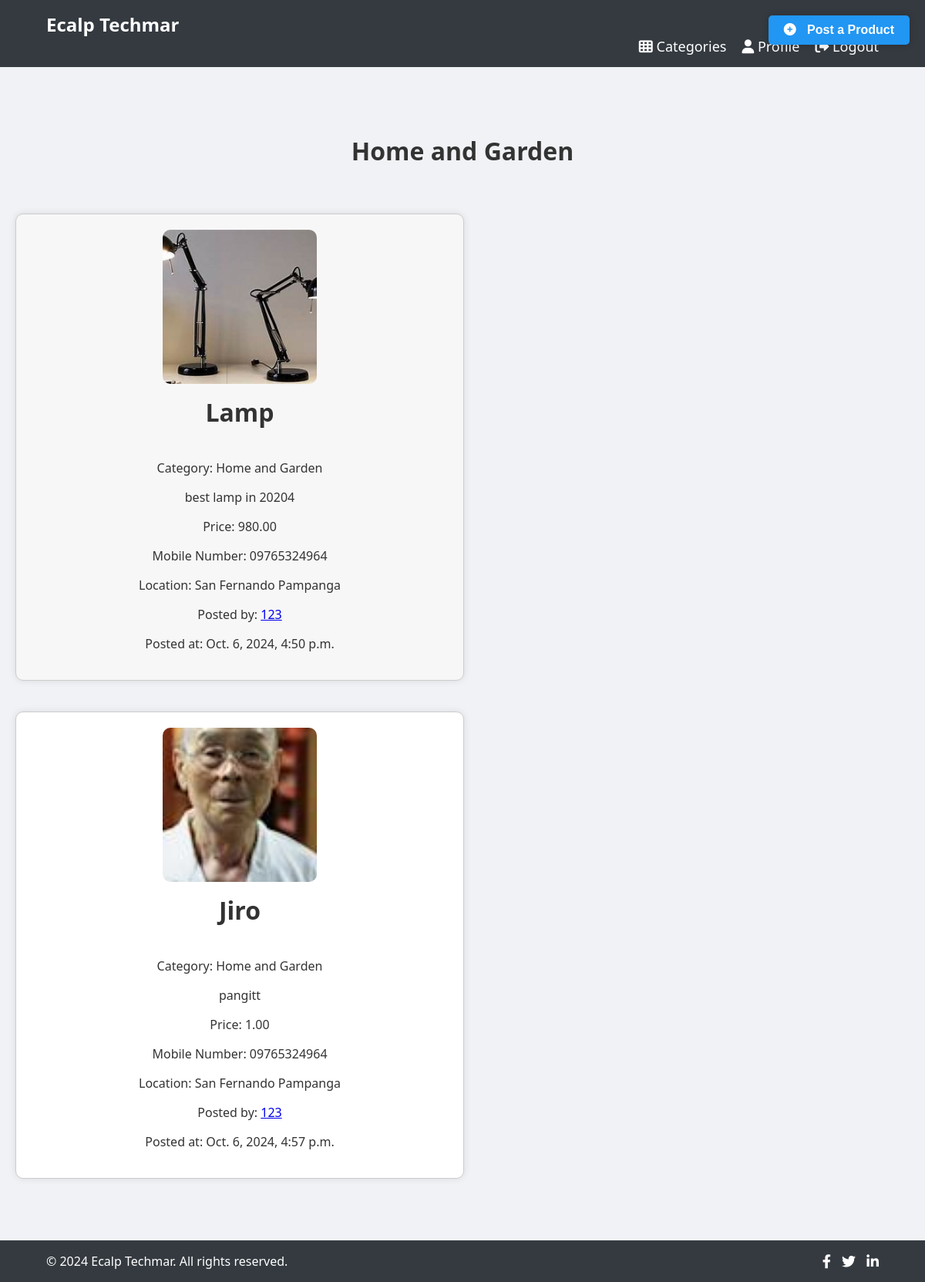
Page /newsfeed/garden/ on the earlier database version.
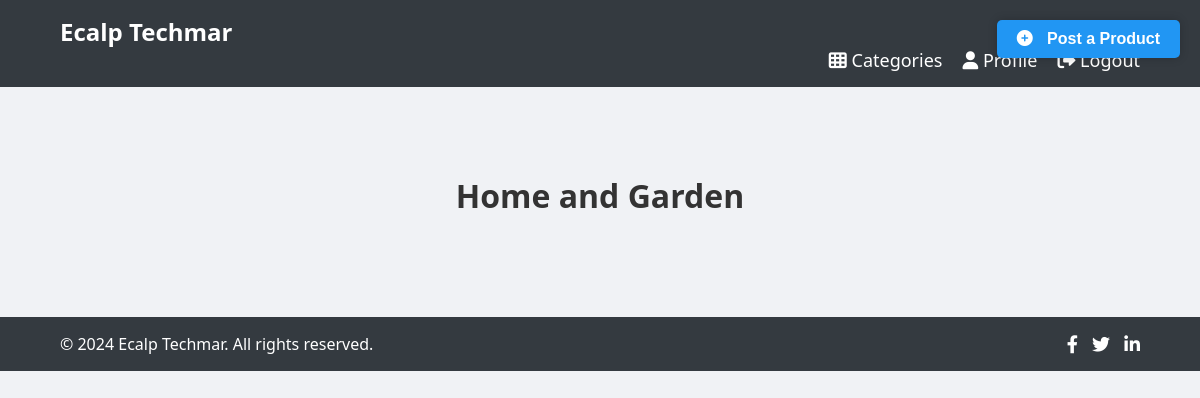
Same page on the later database version.
### newsfeed/models.py (models this page shows, shortened)
class Product(models.Model):
    title = models.CharField(max_length=255)
    description = models.TextField()
    price = models.DecimalField(max_digits=10, decimal_places=2)
    image = models.ImageField(upload_to='products/')
    mobile_number = models.CharField(max_length=20)
    location = models.CharField(max_length=255)
    user = models.ForeignKey(User, on_delete=models.CASCADE)
    created_at = models.DateTimeField(auto_now_add=True)
    category = models.CharField(max_length=50, choices=[('Electronics', 'Electronics'), ('Fashion and Beauty', 'Fashion and Beauty'), ('Home and Garden', 'Home and Garden'), ('Sports and Leisure', 'Sports and Leisure'), ('Others', 'Others')], default='Others')
    is_active = models.BooleanField(default=True)

### newsfeed/views.py (the view)
# urls.py: path('garden/', garden, name='garden'),
def garden(request):
    products = Product.objects.filter(category='Home and Garden')
    return render(request, 'garden.html', {'products': products})

### newsfeed/templates/garden.html (shortened to what this page needs)
<!DOCTYPE html>
<html lang="en">
<head>
    {% load static %}
    <link rel="stylesheet" href="{% static 'main/styles.css' %}">
    <link rel="stylesheet" href="https://cdnjs.cloudflare.com/ajax/libs/font-awesome/6.0.0-beta3/css/all.min.css">
</head>
<body>
    <header>
        <div class="container">
            <h1 class="logo">Ecalp Techmar</h1>
            <nav>
                <ul>
                    <li><a href="{% url 'category_selection' %}"><i class="fas fa-th"></i> Categories</a></li>
                    <li><a href="{% url 'profile' request.user.pk %}"><i class="fas fa-user"></i> Profile</a></li>
                    <li><a href="{% url 'home' %}"><i class="fas fa-sign-out-alt"></i> Logout</a></li>
                </ul>
            </nav>
            <button class="post-button">
              <a href="{% url 'post_product' %}">
                 <i class="fas fa-plus-circle"></i> Post a Product
              </a>
                </button>
        </div>
    </header>
<section id="garden">
    <h2>Home and Garden</h2>
    <div class="products">
        {% for product in products %}
            <div class="product">
                <img src='{{ product.image.url }}'>
                <h2>{{ product.title }}</h2>
                <p>Category: {{ product.category }}</p>
                <p class="description">{{ product.description|linebreaks|truncatewords:20 }}</p>
                <p>Price: {{ product.price }}</p>
                <p>Mobile Number: {{ product.mobile_number }}</p>
                <p>Location: {{ product.location }}</p>
                <p>Posted by: <a href="{% url 'profile' product.user.pk %}">{{ product.user.username }}</a></p>
                <p>Posted at: {{ product.created_at }}</p>
            </div>
        {% endfor %}
    </div>
</section>
    <footer>
        <div class="container">
            <div class="footer-content">
                <p>&copy; 2024 Ecalp Techmar. All rights reserved.</p>
                <div class="social-links">
                    <a href="#"><i class="fab fa-facebook-f"></i></a>
                    <a href="#"><i class="fab fa-twitter"></i></a>
                    <a href="#"><i class="fab fa-linkedin-in"></i></a>
                </div>
            </div>
        </div>
    </footer>
</body>
</html>

Differences in the rows shown:
removed Product: image (picture), title "Lamp", category "Home and Garden", description "best lamp in 20204", price "980.00", mobile_number "09765324964", location "San Fernando Pampanga", user.username "123", created_at "Oct. 6, 2024, 4:50 p.m."
removed Product: image (picture), title "Jiro", category "Home and Garden", description "pangitt", price "1.00", mobile_number "09765324964", location "San Fernando Pampanga", user.username "123", created_at "Oct. 6, 2024, 4:57 p.m."
